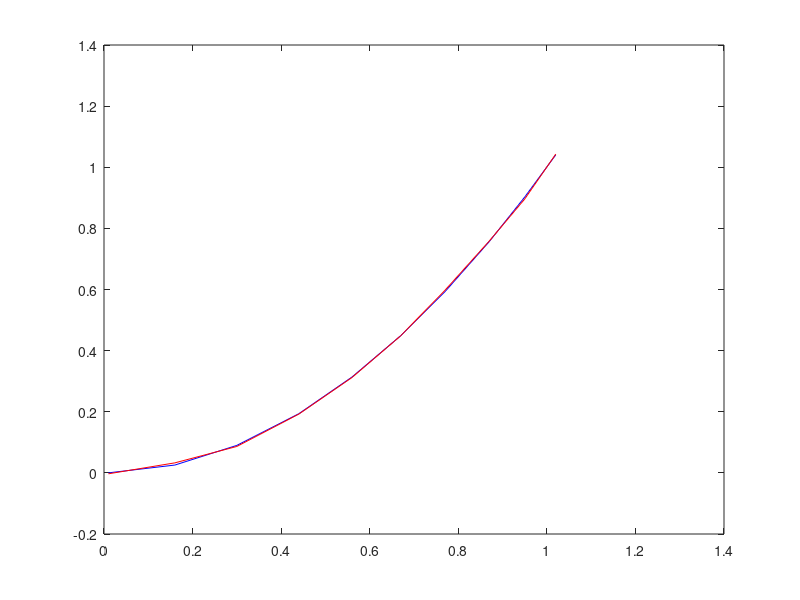
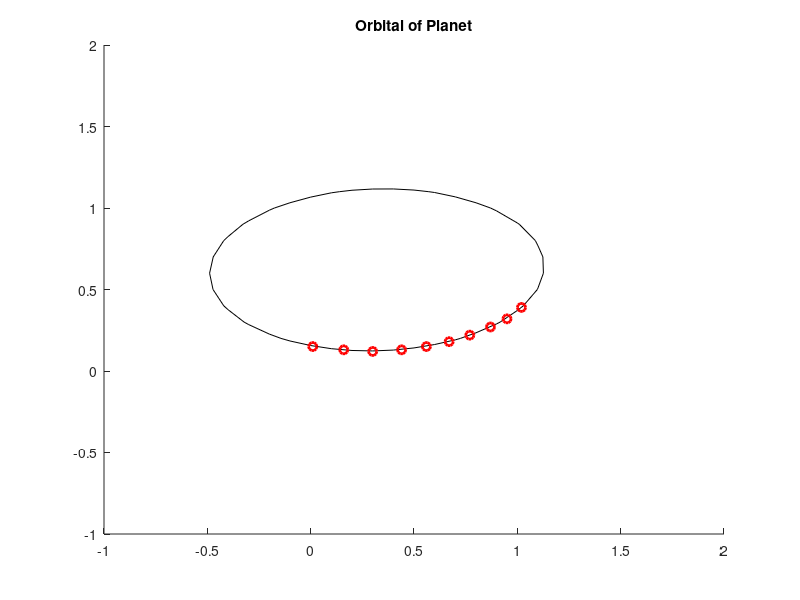

Here is the MATLAB script that generated these plots, in order:
%Problem 1
clear all
x =[1.02 0.95 0.87 0.77 0.67 0.56 0.44 0.3 0.16 0.01]'
y =[0.39 0.32 0.27 0.22 0.18 0.15 0.13 0.12 0.13 0.15]'

Y =x.^2
X =[y.^2 x.*y x y ones(size(y))]
c =X\Y
yline =c(5)+c(4)*y+c(3)*x+c(2)*x.*y+c(1)*y.*y
plot(x,Y,'b',x,yline,'r')
error =sqrt(sum((Y-yline).^2))
[xs, ys] = meshgrid(-1:0.1:2, -1:0.1:2);
figure;
title('Orbital of Planet')
hold on
contour(-1:0.1:2,-1:0.1:2,c(1)*ys.^2+c(2)*xs.*ys+c(3)*xs+c(4)*ys+c(5)-xs.^2,[0,0],'k-')
plot(x,y,'ro','LineWidth',2)


